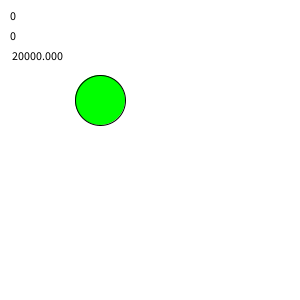
Frame 1 (no input)
Frame 60 (the mouse pressed at the canvas centre just before this capture): identical to frame 1, image omitted
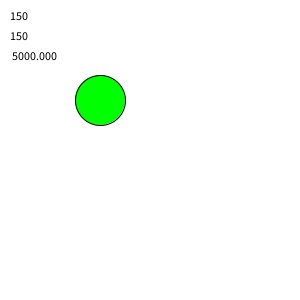
Frame 120 (the mouse held since frame 60 and released just before this capture)

The Processing sketch that drew these frames (run headless with seeded random() and noise(); from frame 60 on, the mouse is pressed at the canvas centre):

// Processing sketch: HitBall
// ── HitBall.pde
void setup() {
  size(300, 300);
}

void draw() {
  float cx = 100;
  float cy = 100;
  float r = 25;
  background(255);
  float d2 = (mouseX-cx)*(mouseX-cx) + (mouseY-cy)*(mouseY-cy); 
  if (d2 < r*r) {
    fill(255, 0, 0);
  } else {
    fill(0, 255, 0);
  }
  ellipse(cx, cy, 2*r, 2*r);
  fill(0);
  text(mouseX, 10, 20);
  text(mouseY, 10, 40);
  text(d2, 10, 60);
}
